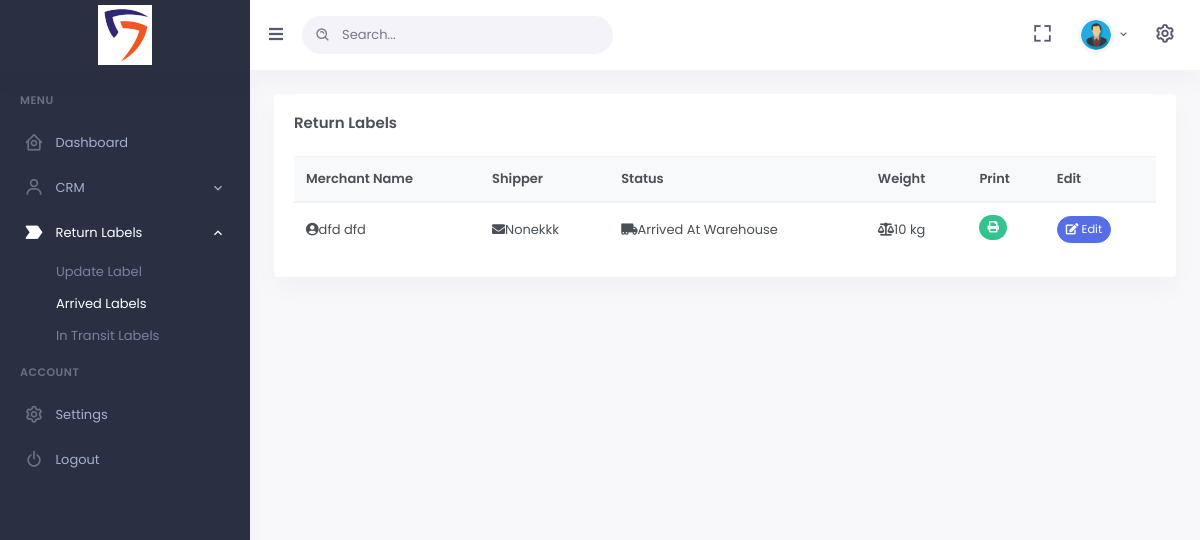
/crm/view/arrived/labels/, run on the app's committed database.
### Lollipop_CRM/models.py (models this page shows)
class ReturnLabel(models.Model):
    merchant_name = models.CharField(max_length=50)
    shipper = models.CharField(max_length=400, null=True, blank=True)
    logo = models.ImageField(upload_to="images/return_labels/logos/")
    barcode = models.ImageField(upload_to="images/return_labels/barcodes/")
    barcode_number = models.CharField(max_length=400)
    status = models.CharField(max_length=100, null=True, blank=True)
    weight = models.CharField(max_length=100, null=True, blank=True)
    customer = models.ForeignKey(Customer, on_delete=models.CASCADE)
    label_date = models.DateField(auto_now_add=True)

### Lollipop_CRM/views.py (the view)
# urls.py: path('view/arrived/labels/', views.view_arrived_labels, name="View Arrived Labels"),
def view_arrived_labels(request):
    labels = ReturnLabel.objects.filter(status="Arrived At Warehouse")
    context = {
        'labels': labels
    }
    return render(request, template_name="reports/view-return-labels.html", context=context)

### templates/reports/view-return-labels.html (shortened to what this page needs)
{% extends 'base.html' %}
{% load static %}
{% block content %}
    <div class="main-content">
        <div class="page-content">
            <div class="container-fluid">
                <div class="row">
                    <div class="col-lg-12">
                        <div class="card">
                            <div class="card-body">
                                <h4 class="card-title mb-4">Return Labels</h4>
                                <div class="table-responsive">
                                    <table class="table table-centered table-nowrap mb-0">
                                        <thead class="thead-light">
                                        <tr>
                                            <th>Merchant Name</th>
                                            <th>Shipper</th>
                                             <th>Status</th>
                                            <th>Weight</th>
                                            <th>Print</th>
                                            <th>Edit</th>
                                        </tr>
                                        </thead>
                                        <tbody>
                                        {% for data in labels %}
                                            <tr>
                                                <td><i class="fa fa-user-circle"></i>{{ data.merchant_name }}</td>
                                                <td><i class="fa fa-envelope"></i>{{ data.shipper }}</td>
                                                <td><i class="fa fa-truck-moving"></i>{{ data.status }}</td>
                                                <td><i class="fa fa-balance-scale"></i>{{ data.weight }}</td>
                                                <td><a href="/crm/print/return/{{ data.id }}/label/"
                                                       class=" btn-success btn-sm btn-rounded waves-effect waves-light"
                                                       style="color: white" target="_blank">
                                                    <i class="fa fa-print"></i> </a></td>
                                                <td>
                                                    <a href="/admin/Lollipop_CRM/returnlabel/{{ data.pk }}/change/"
                                                       id="edit-order"
                                                       class="btn btn-primary btn-sm btn-rounded waves-effect waves-light"
                                                       style="color: white">
                                                        <i class="fa fa-edit"></i> Edit
                                                    </a>
                                                </td>
                                            </tr>
                                        {% endfor %}
                                        </tbody>
                                    </table>
                                </div>
                            </div>
                        </div>
                    </div>
                </div>
            </div>
        </div>
    </div>
{% endblock content %}

### data on the page
ReturnLabel: merchant_name "dfd dfd", shipper "Nonekkk", status "Arrived At Warehouse", weight "10 kg"
